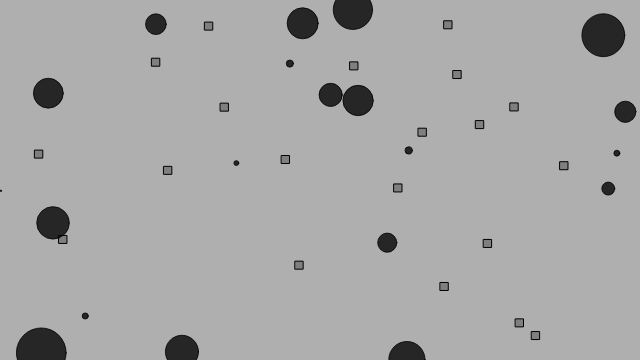
Frame 1 (no input)
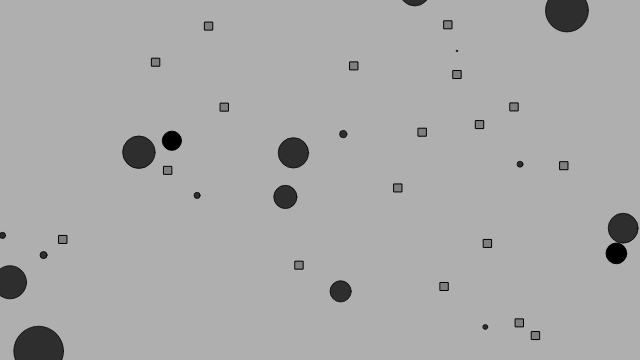
Frame 60 (no input)
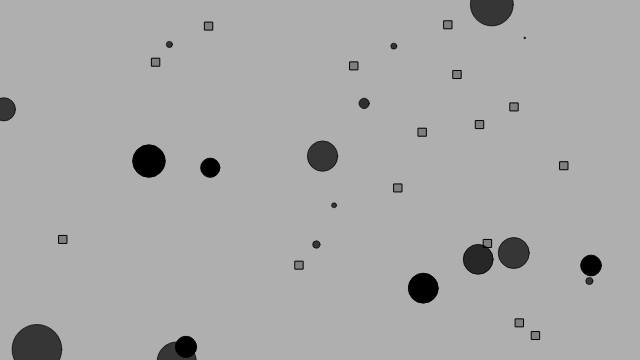
Frame 120 (the mouse pressed at the canvas centre since frame 60)

The p5.js sketch that drew these frames (run headless with seeded random() and noise() and a simulated clock; from frame 60 on, the mouse is pressed at the canvas centre):

// p5.js sketch
// ── sketch.js
// Session 5: Evolutionary Computing

// A World of creatures that eat food
// The more they eat, the longer they survive
// The longer they survive, the more likely they are to reproduce
// The bigger they are, the easier it is to land on food
// The bigger they are, the slower they are to find food
// When the creatures die, food is left behind


var world;

function setup() {
  createCanvas(640, 360);
  // World starts with 20 creatures
  // and 20 pieces of food
  world = new World(20);
}

function draw() {
  background(175);
  world.run();
}

// We can add a creature manually if we so desire
function mousePressed() {
  world.born(mouseX,mouseY);
}

function mouseDragged() {
  world.born(mouseX,mouseY);
}

// ── bloop.js

// Session 5: Evolutionary Computing

// Evolution EcoSystem

// Creature class

// Create a "bloop" creature
function Bloop(l, dna_) {
  this.position = l.copy();  // Location
  this.health = 200;  // Life timer
  this.xoff = random(1000);  // For perlin noise
  this.yoff = random(1000);
  this.dna = dna_;   // DNA
  // DNA will determine size and maxspeed
  // The bigger the bloop, the slower it is
  this.maxspeed = map(this.dna.genes[0], 0, 1, 15, 0);
  this.r = map(this.dna.genes[0], 0, 1, 0, 50);

  this.run = function() {
    this.update();
    this.borders();
    this.display();
  }

  // A bloop can find food and eat it
  this.eat = function(f) {
    var food = f.getFood();
    // Are we touching any food objects?
    for (var i = food.length-1; i >= 0; i--) {
      var foodLocation = food[i];
      var d = p5.Vector.dist(this.position, foodLocation);
      // If we are, juice up our strength!
      if (d < this.r/2) {
        this.health += 100;
        food.splice(i,1);
      }
    }
  }

  // At any moment there is a teeny, tiny chance a bloop will reproduce
  this.reproduce = function() {
    // asexual reproduction
    if (random(1) < 0.0005) {
      // Child is exact copy of single parent
      var childDNA = this.dna.copy();
      // Child DNA can mutate
      childDNA.mutate(0.01);
      return new Bloop(this.position, childDNA);
    }
    else {
      return null;
    }
  }

  // Method to update position
  this.update = function() {
    // Simple movement based on perlin noise
    var vx = map(noise(this.xoff),0,1,-this.maxspeed,this.maxspeed);
    var vy = map(noise(this.yoff),0,1,-this.maxspeed,this.maxspeed);
    var velocity = createVector(vx,vy);
    this.xoff += 0.01;
    this.yoff += 0.01;

    this.position.add(velocity);
    // Death always looming
    this.health -= 0.2;
  }

  // Wraparound
  this.borders = function() {
    if (this.position.x < -this.r) this.position.x = width+this.r;
    if (this.position.y < -this.r) this.position.y = height+this.r;
    if (this.position.x > this.width+this.r) this.position.x = -r;
    if (this.position.y > this.height+this.r) this.position.y = -r;
  }

  // Method to display
  this.display = function() {
    ellipseMode(CENTER);
    stroke(0,this.health);
    fill(0, this.health);
    ellipse(this.position.x, this.position.y, this.r, this.r);
  }

  // Death
  this.dead = function() {
    if (this.health < 0.0) {
      return true;
    }
    else {
      return false;
    }
  }
}

// ── dna.js

// Session 5: Evolutionary Computing

// Class to describe DNA
// Has more features for two parent mating (not used in this example)


// Constructor (makes a random DNA)
function DNA(newgenes) {
  if (newgenes) {
    this.genes = newgenes;
  } else {
    // The genetic sequence
    // DNA is random floating point values between 0 and 1 (!!)
    this.genes = new Array(1);
    for (var i = 0; i < this.genes.length; i++) {
      this.genes[i] = random(0,1);
    }
  }

  this.copy = function() {
    // should switch to fancy JS array copy
    var newgenes = [];
    for (var i = 0; i < this.genes.length; i++) {
      newgenes[i] = this.genes[i];
    }

    return new DNA(newgenes);
  }

  // Based on a mutation probability, picks a new random character in array spots
  this.mutate = function(m) {
    for (var i = 0; i < this.genes.length; i++) {
      if (random(1) < m) {
         this.genes[i] = random(0,1);
      }
    }
  }
}

// ── food.js
// Session 5: Evolutionary Computing
// Evolution EcoSystem

// A collection of food in the world

function Food(num) {
  // Start with some food
  this.food = [];
  for (var i = 0; i < num; i++) {
     this.food.push(createVector(random(width),random(height)));
  }

  // Add some food at a location
  this.add = function(l) {
     this.food.push(l.copy());
  }

  // Display the food
  this.run = function() {
    for (var i = 0; i < this.food.length; i++) {
      var f = this.food[i];
      rectMode(CENTER);
      stroke(0);
      fill(127);
      rect(f.x,f.y,8,8);
    }

    // There's a small chance food will appear randomly
    if (random(1) < 0.001) {
       this.food.push(createVector(random(width),random(height)));
    }
  }

  // Return the list of food
  this.getFood = function() {
    return this.food;
  }
}

// ── world.js
// Session 5: Evolutionary Computing

// Evolution EcoSystem

// The World we live in
// Has bloops and food

// Constructor
function World(num) {
  // Start with initial food and creatures
  this.food = new Food(num);
  this.bloops = [];        // An array for all creatures
  for (var i = 0; i < num; i++) {
    var l = createVector(random(width), random(height));
    var dna = new DNA();
    this.bloops.push(new Bloop(l, dna));
  }


  // Make a new creature
  this.born = function(x, y) {
    var l = createVector(x, y);
    var dna = new DNA();
    this.bloops.push(new Bloop(l, dna));
  }

  // Run the world
  this.run = function() {
    // Deal with food
    this.food.run();

    // Cycle through the ArrayList backwards b/c we are deleting
    for (var i = this.bloops.length-1; i >= 0; i--) {
      // All bloops run and eat
      var b = this.bloops[i];
      b.run();
      b.eat(this.food);
      // If it's dead, kill it and make food
      if (b.dead()) {
        this.bloops.splice(i, 1);
        this.food.add(b.position);
      }
      // Perhaps this bloop would like to make a baby?
      var child = b.reproduce();
      if (child != null) this.bloops.push(child);
    }
  }
}
